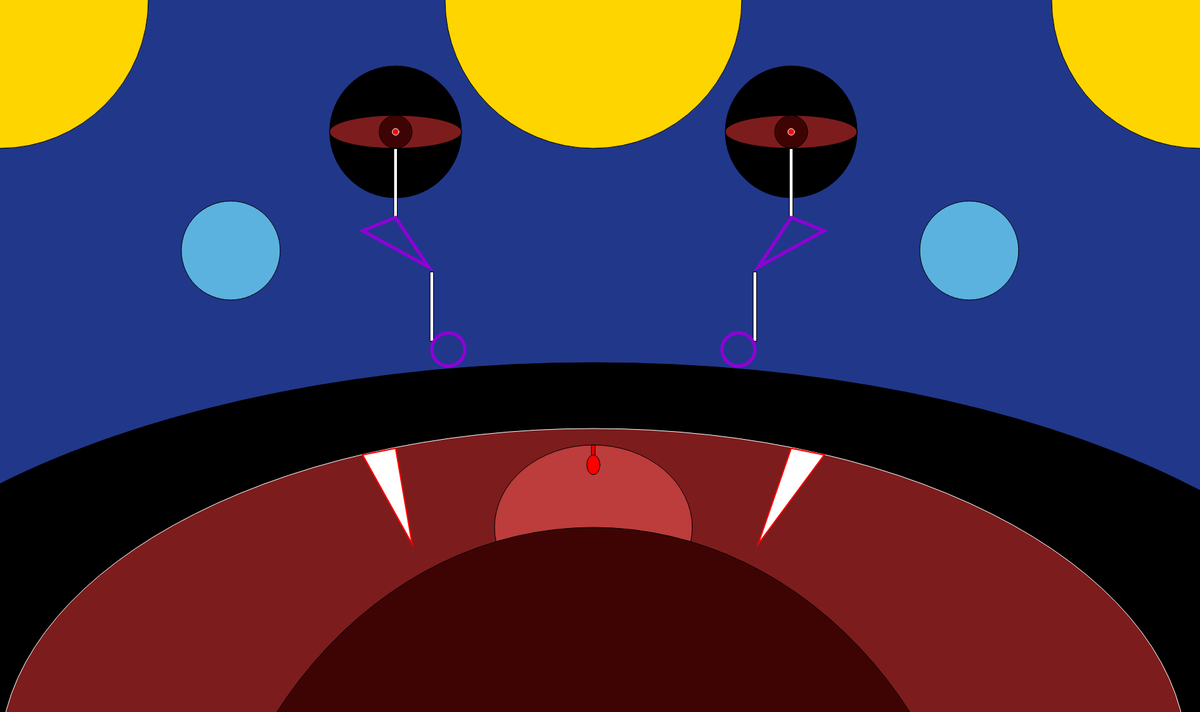
Frame 1 (no input)
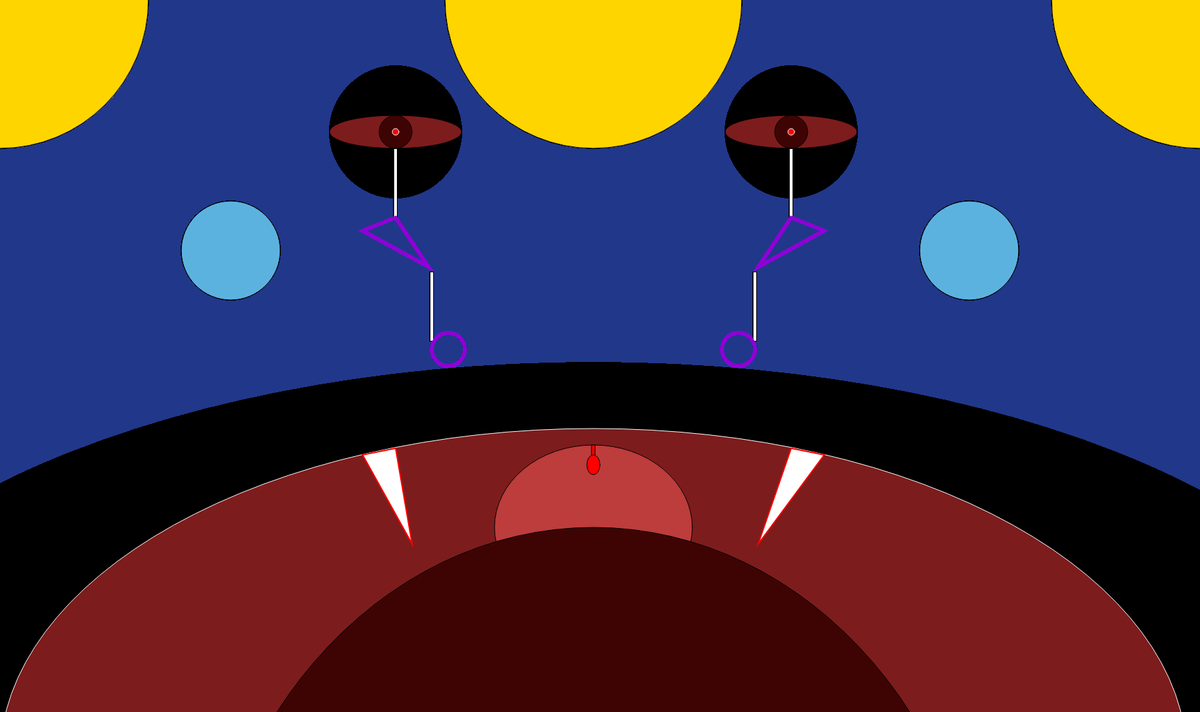
Frame 60 (no input)
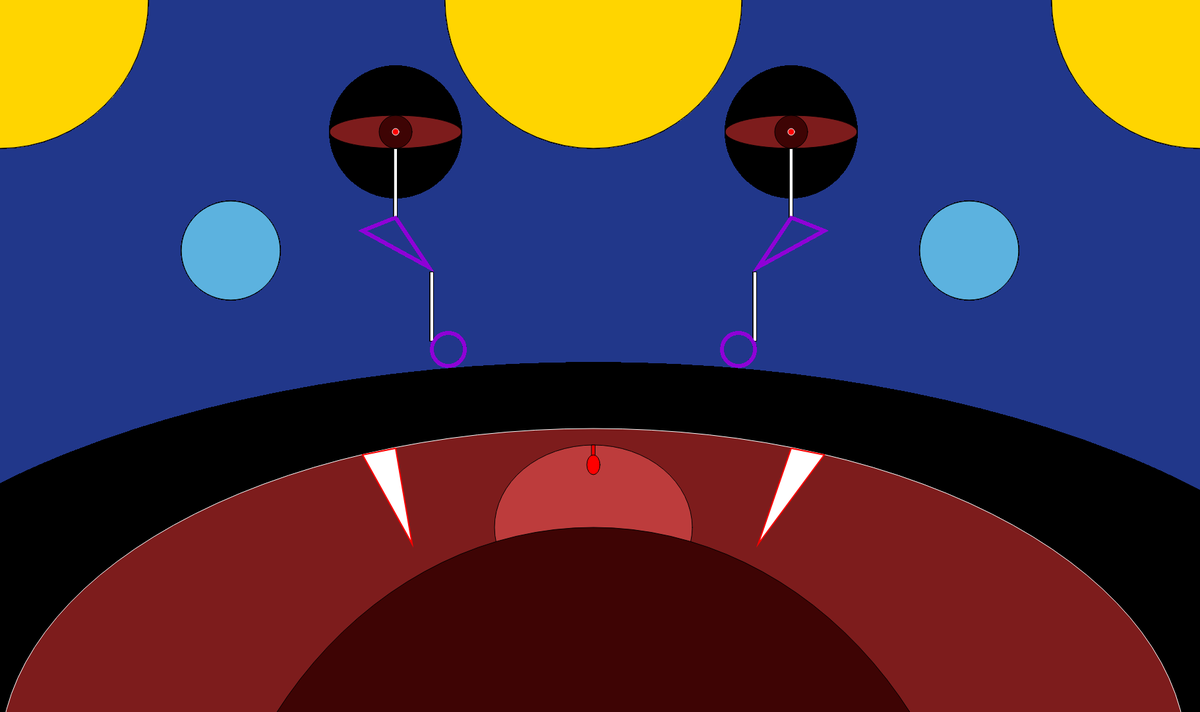
Frame 120 (the mouse pressed at the canvas centre since frame 60)

The p5.js sketch that drew these frames (run headless with seeded random() and noise() and a simulated clock; from frame 60 on, the mouse is pressed at the canvas centre):

// p5.js sketch
// ── sketch.js
function setup() {
    createCanvas(1820, 1080);
    background(33, 55, 138);
  }
  
  function draw() {
    

//sol
stroke(0, 0, 0);
strokeWeight(1);
fill (255,213,0);
ellipse (900, 0, 450,450);

//sol 2
stroke(0, 0, 0);
strokeWeight(1);
fill (255,213,0);
ellipse (0, 0, 450,450);

//sol 3
stroke(0, 0, 0);
strokeWeight(1);
fill (255,213,0);
ellipse (1820, 0, 450,450);

//luna 1
stroke(0, 0, 0);
strokeWeight(1);
fill (92,178,223);
ellipse (350, 380, 150,150);

//luna 2
stroke(0, 0, 0);
strokeWeight(1);
fill (92,178,223);
ellipse (1470, 380, 150,150);

    // ojo izquierdo
    stroke(0, 0, 0);
    strokeWeight(1);
    fill (0,0,0);
    ellipse (600, 200, 200,200);
    stroke(0, 0, 0);
    strokeWeight(1);
    fill (125,28,28);
    ellipse (600, 200, 200, 50);
    stroke(0, 0, 0);
    strokeWeight(1);
    fill (62, 4,4);
    ellipse (600, 200, 50, 50);
    stroke(250, 250, 250);
    strokeWeight(1);
    fill (255,0,0);
    ellipse (600, 200, 10, 10);
    stroke(0, 0, 0);
    strokeWeight(1);
    fill (255,255,255);
    rectMode (CENTER);
    rect (600, 278, 5, 105)

    //ojo derecho

    stroke(0, 0, 0);
    strokeWeight(1);
    fill (0,0,0);
    ellipse (1200, 200, 200,200);
    stroke(0, 0, 0);
    strokeWeight(1);
    fill (125,28,28);
    ellipse (1200, 200, 200, 50);
    stroke(0, 0, 0);
    strokeWeight(1);
    fill (62, 4,4);
    ellipse (1200, 200, 50, 50);
    stroke(250, 250, 250);
    strokeWeight(1);
    fill (255,0,0);
    ellipse (1200, 200, 10, 10);
    stroke(0, 0, 0);
    strokeWeight(1);
    fill (255,255,255);
    rectMode (CENTER);
    rect (1200, 278, 5, 105)

    //trinagulo der
    noFill ();
    rectMode (CENTER);
    stroke(143, 0, 215);
    strokeWeight(5)
    triangle ( 1150, 405, 1200, 330, 1250, 350);

    // triangulo izq
    noFill ();
    rectMode (CENTER);
    stroke(143, 0, 215);
    strokeWeight(5)
    triangle ( 650, 405, 600, 330, 550, 350,);

    //rectángulo pata izquierda
    stroke(0, 0, 0);
    strokeWeight(1);
    fill (255,255,255);
    rectMode (CENTER);
    rect (655, 465, 5, 105)

     //rectángulo pata derecha
     stroke(0, 0, 0);
     strokeWeight(1);
     fill (255,255,255);
     rectMode (CENTER);
     rect (1145, 465, 5, 105)

     //Conexion circular izq 
     stroke(143, 0, 215);
    strokeWeight(5);
    noFill ();
    ellipse (680, 530, 50, 50);

     //Conexion circular der
     stroke(143, 0, 215);
    strokeWeight(5);
    noFill ();
    ellipse (1120, 530, 50, 50);

    //cuerpo 
    stroke(0, 0, 0);
    strokeWeight(1);
    fill (0,0,0);
    ellipse (900, 1150, 2500, 1200);

    //boca
    stroke(255, 255, 255);
    strokeWeight(1);
    fill (125,28,28);
    ellipse (900, 1150, 1800, 1000);

    //fondo
    stroke(0, 0, 0);
    strokeWeight(1);
    fill (189, 60,60);
    ellipse (900, 800, 300, 250);

    //lengua
    stroke(0, 0, 0);
    strokeWeight(1);
    fill (62, 4,4);
    ellipse (900, 1500, 1200, 1400);

    //diente izquierda
    fill (255, 255,255);
    rectMode (CENTER);
    stroke(255, 0, 0);
    strokeWeight(2)
    triangle ( 625, 825, 600, 680, 550, 690,);

    //diente derecha
    fill (255, 255,255);
    rectMode (CENTER);
    stroke(255, 0, 0);
    strokeWeight(2)
    triangle ( 1150, 825, 1200, 680, 1250, 690);

    //cosa de la garganta
    stroke(0, 0, 0);
    strokeWeight(1);
    fill (255,0,0);
    rectMode (CENTER);
    rect (900, 685, 5, 20)

    //bola de cosa de la garganta
    stroke(0, 0, 0);
    strokeWeight(1);
    fill (255, 0,0);
    ellipse (900, 705, 20, 30);
    

    




    
  }
 
